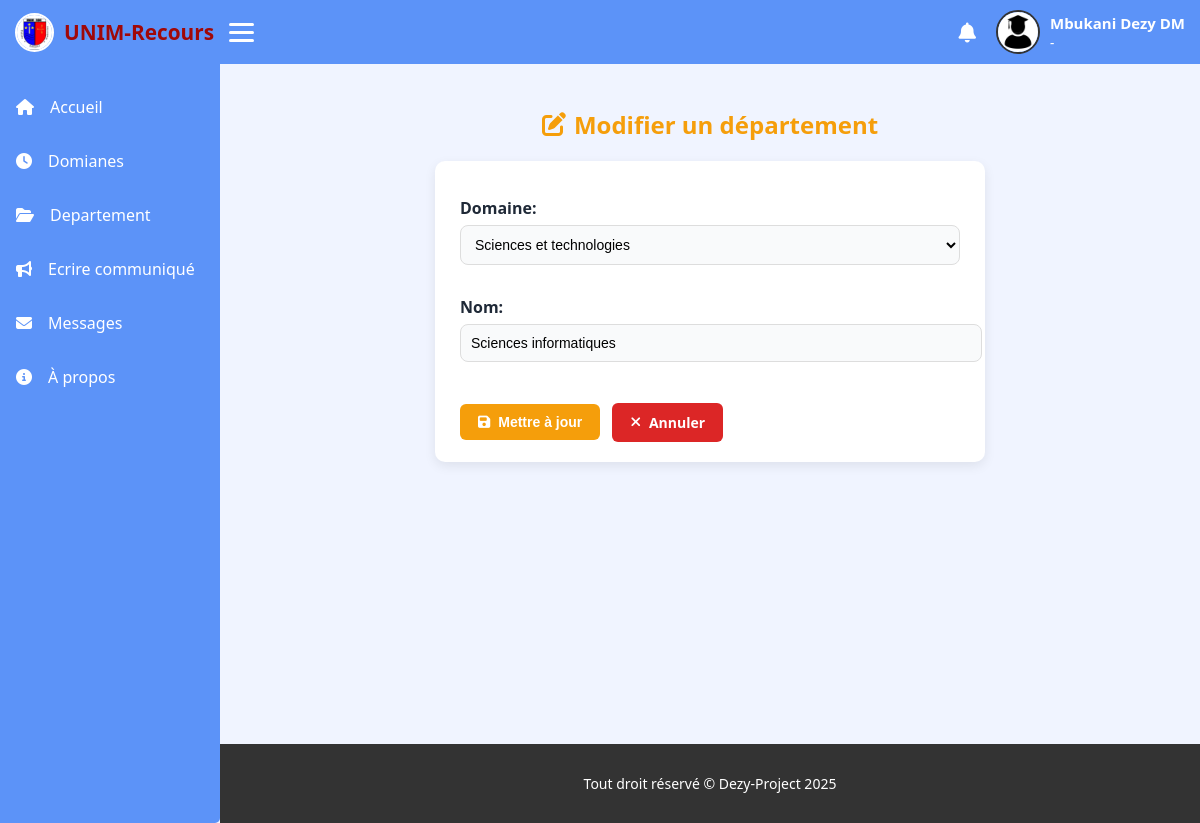
Page /structure/departements/modifier/1/ (signed in) on the committed database.
### accounts/models.py (models this page shows, shortened)
class User(AbstractUser):
    class Roles(models.TextChoices):
        ETUDIANT = 'ETU', 'Étudiant'
        JURY = 'JUR', 'Jury'
        STAFF = 'STA', 'Staff/Administration'
    role = models.CharField(
        max_length=3,
        choices=Roles.choices,
        default=Roles.ETUDIANT,
        help_text="Rôle fonctionnel de l'utilisateur"
    )
    autre_nom = models.CharField(
        max_length=150,
        help_text="Deuxième prénom ou deuxième nom selon la coutume"
    )
    def nom_complet(self):
        parts = [self.first_name, self.last_name,  self.autre_nom]
        return " ".join(p for p in parts if p)

### structure/models.py (models this page shows, shortened)
class Departement(models.Model):
    domaine = models.ForeignKey(Domaine, on_delete=models.CASCADE, related_name='departements')
    nom = models.CharField(max_length=200, unique=True)  # ex: Informatique, Aménagement...

class Domaine(models.Model):
    nom = models.CharField(max_length=200, unique=True)  # ex: Sciences et technologies
    def __str__(self):
        return self.nom

### structure/views.py (the view)
# urls.py: path("departements/modifier/<int:pk>/", views.modifier_departement, name="modifier_departement"),
@login_required
def modifier_departement(request, pk):
    departement = get_object_or_404(Departement, pk=pk)
    form = DepartementForm(request.POST or None, instance=departement)
    if form.is_valid():
        form.save()
        messages.success(request, f"✏️ Département « {departement.nom} » modifié.")
        return redirect("liste_departements")
    return render(request, "admin/departements/modifier.html", {"form": form})

### structure/forms.py
class DepartementForm(forms.ModelForm):
    class Meta:
        model = Departement
        fields = ["domaine", "nom"]
        widgets = {
            "domaine": forms.Select(attrs={"class": "form-control"}),
            "nom": forms.TextInput(attrs={
                "class": "form-control",
                "placeholder": "Nom du département"
            })
        }

### templates/admin/departements/modifier.html (shortened to what this page needs)
{% extends "accounts/staff_dashboard.html" %}
{% block content %}
<h2><i class="fa-solid fa-pen-to-square"></i> Modifier un département</h2>
<form method="post">
    {{ form.as_p }}
    <button type="submit" class="btn btn-edit">
        <i class="fa-solid fa-floppy-disk"></i> Mettre à jour
    </button>
    <a href="{% url 'liste_departements' %}" class="btn btn-delete">
        <i class="fa-solid fa-xmark"></i> Annuler
    </a>
</form>
{% endblock %}

### templates/accounts/staff_dashboard.html (shortened to what this page needs)
{% load static %}
<!DOCTYPE html>
<html lang="fr">
<head>
    <link rel="stylesheet" href="https://cdnjs.cloudflare.com/ajax/libs/font-awesome/6.5.0/css/all.min.css">
</head>
<body>
    <header>
        <div class="left">
            <div class="logo">
                <img src="{% static 'logo.jpg' %}" alt="Logo">
                <a href="{% url 'dashboard_redirect' %}">UNIM-Recours</a>
            </div>
            <div class="burger" onclick="toggleMenu()">
                <span></span><span></span><span></span>
            </div>
        </div>
        <div class="right">
            <a href="{% url 'mes_notifications' %}" class="notif-link">
                <i class="fas fa-bell"></i>
            </a>
            <div class="profil-menu">
                <a href="#" class="profil">
                    {% if user.jury_profile.photo_profil %}
                        <img src="" alt="Profil">
                    {% else %}
                        <img src="{% static 'icons/etu.webp' %}" alt="">
                    {% endif %}
                    <span>
                        <b>{{ user.nom_complet }}</b>
                        <i>{{ user.jury_profile.fonction }} - {{ user.jury_profile.domaine.nom }}</i>
                    </span>
                </a>
            </div>
        </div>
    </header>
    <div id="side_bar">
        <div class="liens">
            <a href="{% url 'dashboard_redirect' %}"><i class="fas fa-home"></i><span class="text">Accueil</span></a>
            <a href="{% url 'ajouter_domaine' %}"><i class="fas fa-clock"></i><span class="text">Domianes</span></a>
            <a href="{% url 'ajouter_departement' %}"><i class="fas fa-folder-open"></i><span class="text">Departement</span></a>
            <a href="{% url 'ajouter_communique' %}"><i class="fas fa-bullhorn"></i><span class="text">Ecrire communiqué</span></a>
            <a href="{% url 'liste_communiques' %}"><i class="fas fa-envelope"></i><span class="text">Messages</span></a>
            <a href="#"><i class="fas fa-info-circle"></i><span class="text">À propos</span></a>
        </div>
    </div>
    <div class="content">
        {% block content %}
        {% endblock %}
    </div>
    <footer>
        <p>Tout droit réservé © Dezy-Project 2025</p>
    </footer>
</body>
</html>

### templates/accounts/staff_dashboard.html (style rules this page uses)
html { --var-secondary-color: #6e51cf; --var-text-color: #fff; --var-text-color-dark: #333; --var-bg-light: #f0f4ff; --var-bg-dark: #d3c9f3; --unim--1: rgb(160, 8, 8); --bg--vrai: rgb(92, 147, 248); }
body { background: var(--var-bg-light); color: var(--var-text-color-dark); font-family: 'Segoe UI', Tahoma, Geneva, Verdana, sans-serif; margin: 0; padding: 0; }
#side_bar { background-color: var(--bg--vrai); width: 220px; display: flex; flex-direction: column; position: fixed; top: 0; left: 0; bottom: 0; transition: width .3s ease; border-radius: 0 5px 5px 0; overflow-x: hidden; }
#side_bar .liens { margin-top: 80px; flex: 1; }
#side_bar .liens a { text-decoration: none; display: flex; align-items: center; gap: 1rem; color: var(--var-text-color); padding: 1rem; border-radius: 6px; transition: background .3s; font-size: 16px; }
header { display: flex; align-items: center; justify-content: space-between; background-color: var(--bg--vrai); padding: 10px 15px; position: fixed; top: 0; left: 0; right: 0; z-index: 1000; }
header .left { display: flex; align-items: center; gap: 15px; }
header .logo { display: flex; align-items: center; gap: 10px; }
header .logo img { width: 35px; height: 35px; border-radius: 50%; border: 2px solid var(--var-text-color); }
header .logo a { text-decoration: none; color: var(--unim--1); font-weight: bold; font-size: 1.3em; }
.burger { display: flex; flex-direction: column; cursor: pointer; gap: 5px; }
.burger span { width: 25px; height: 3px; background: var(--var-text-color); border-radius: 3px; }
header .right { display: flex; align-items: center; gap: 20px; }
.profil-menu { position: relative; }
.profil { display: flex; align-items: center; gap: 10px; cursor: pointer; color: var(--var-text-color); text-decoration: none; }
.profil img { width: 40px; height: 40px; border-radius: 50%; border: 2px solid var(--var-text-color-dark); }
.profil span { display: flex; flex-direction: column; font-size: 14px; }
.profil span b { font-size: 15px; }
.content { transition: margin-left .3s ease; margin-left: 220px; padding: 1rem; min-height: 80vh; margin-top: 4.5rem; }
footer { transition: margin-left .3s ease; margin-left: 220px; padding: 1rem; text-align: center; font-size: 14px; color: var(--var-text-color); background-color: var(--var-text-color-dark); }
.notif-link { position: relative; display: inline-block; color: var(--var-text-color); font-size: 20px; }

### templates/admin/departements/modifier.html (style rules this page uses)
:root { --color-primary: #4f46e5; --color-primary-dark: #3730a3; --color-warning: #f59e0b; --color-danger: #dc2626; --color-light: #f9fafb; --color-dark: #1f2937; }
h2 { color: var(--color-warning); text-align: center; margin-bottom: 20px; font-weight: 600; display: flex; align-items: center; justify-content: center; gap: 8px; }
form { max-width: 500px; margin: auto; background: #fff; padding: 20px 25px; border-radius: 10px; box-shadow: 0 4px 12px rgba(0,0,0,0.08); }
label { display: block; margin-bottom: 6px; font-weight: 600; color: var(--color-dark); }
input, select, textarea { width: 100%; padding: 10px; border: 1px solid #ddd; border-radius: 8px; margin-bottom: 15px; font-size: 14px; background: var(--color-light); transition: border-color 0.2s ease; }
.btn { padding: 10px 18px; border: none; border-radius: 6px; cursor: pointer; text-decoration: none; font-size: 14px; font-weight: 600; transition: all 0.3s ease; display: inline-flex; align-items: center; gap: 8px; margin-top: 10px; }
.btn-edit { background: var(--color-warning); color: white; }
.btn-delete { background: var(--color-danger); color: white; margin-left: 8px; }

### rows in the picture
User: nom_complet "Mbukani Dezy DM"
Departement: domaine "Sciences et technologies"
Domaine: nom "Sciences informatiques"
